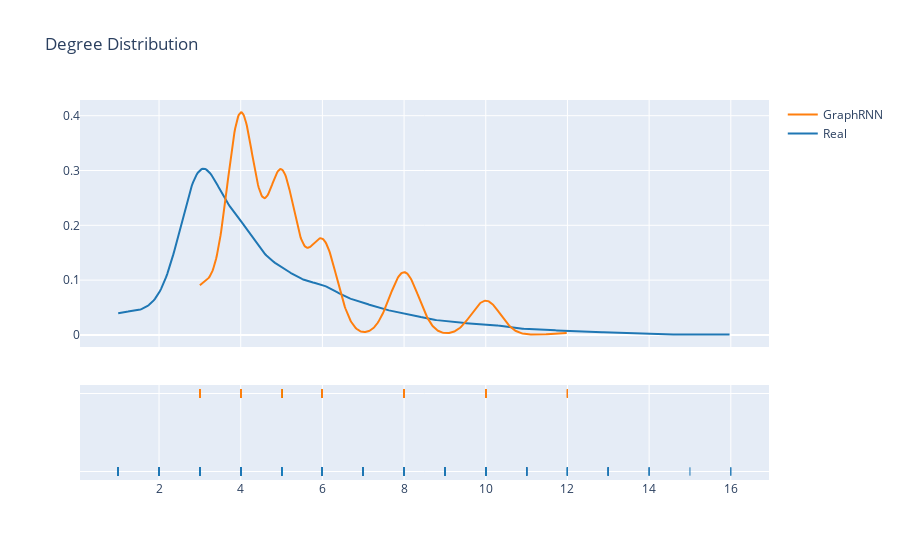

The cell this chart's notebook holds for it:
### Code cell
clean_test,clean_pred=[],[]
clean_test,clean_pred = clean_graphs(graph_test, graph_pred)
clean_deg_test,clean_deg_pred=[],[]
for g in clean_test:
    for _,deg in g.degree():
        clean_deg_test.append(deg)
        
for g in clean_pred:
    for _,deg in g.degree():
        clean_deg_pred.append(deg)
        
hist_data = [clean_deg_test,clean_deg_pred]
fig = ff.create_distplot(hist_data,['Real','GraphRNN'],show_hist=False)
fig['layout'].update(title='Degree Distribution')
iplot(fig)

### Figure 1 — Plotly figure (JSON) as saved in the notebook; plotly's stock layout.template omitted (floating-point values rounded to 4 significant figures; data arrays with more than 128 entries replaced by an {"elided": "..."} marker saying what was removed)
{"data": [{"legendgroup": "Real", "marker": {"color": "rgb(31, 119, 180)"}, "mode": "lines", "name": "Real", "showlegend": true, "type": "scatter", "x": {"elided": "500 float values"}, "xaxis": "x", "y": {"elided": "500 float values"}, "yaxis": "y"}, {"legendgroup": "GraphRNN", "marker": {"color": "rgb(255, 127, 14)"}, "mode": "lines", "name": "GraphRNN", "showlegend": true, "type": "scatter", "x": {"elided": "500 float values"}, "xaxis": "x", "y": {"elided": "500 float values"}, "yaxis": "y"}, {"legendgroup": "Real", "marker": {"color": "rgb(31, 119, 180)", "symbol": "line-ns-open"}, "mode": "markers", "name": "Real", "showlegend": false, "type": "scatter", "x": {"elided": "2040 int values"}, "xaxis": "x", "y": {"elided": "2040 str values"}, "yaxis": "y2"}, {"legendgroup": "GraphRNN", "marker": {"color": "rgb(255, 127, 14)", "symbol": "line-ns-open"}, "mode": "markers", "name": "GraphRNN", "showlegend": false, "type": "scatter", "x": {"elided": "3240 int values"}, "xaxis": "x", "y": {"elided": "3240 str values"}, "yaxis": "y2"}], "layout": {"barmode": "overlay", "hovermode": "closest", "legend": {"traceorder": "reversed"}, "title": {"text": "Degree Distribution"}, "xaxis": {"anchor": "y2", "domain": [0, 1], "zeroline": false}, "yaxis": {"anchor": "free", "domain": [0.35, 1], "position": 0}, "yaxis2": {"anchor": "x", "domain": [0, 0.25], "dtick": 1, "showticklabels": false}}}
